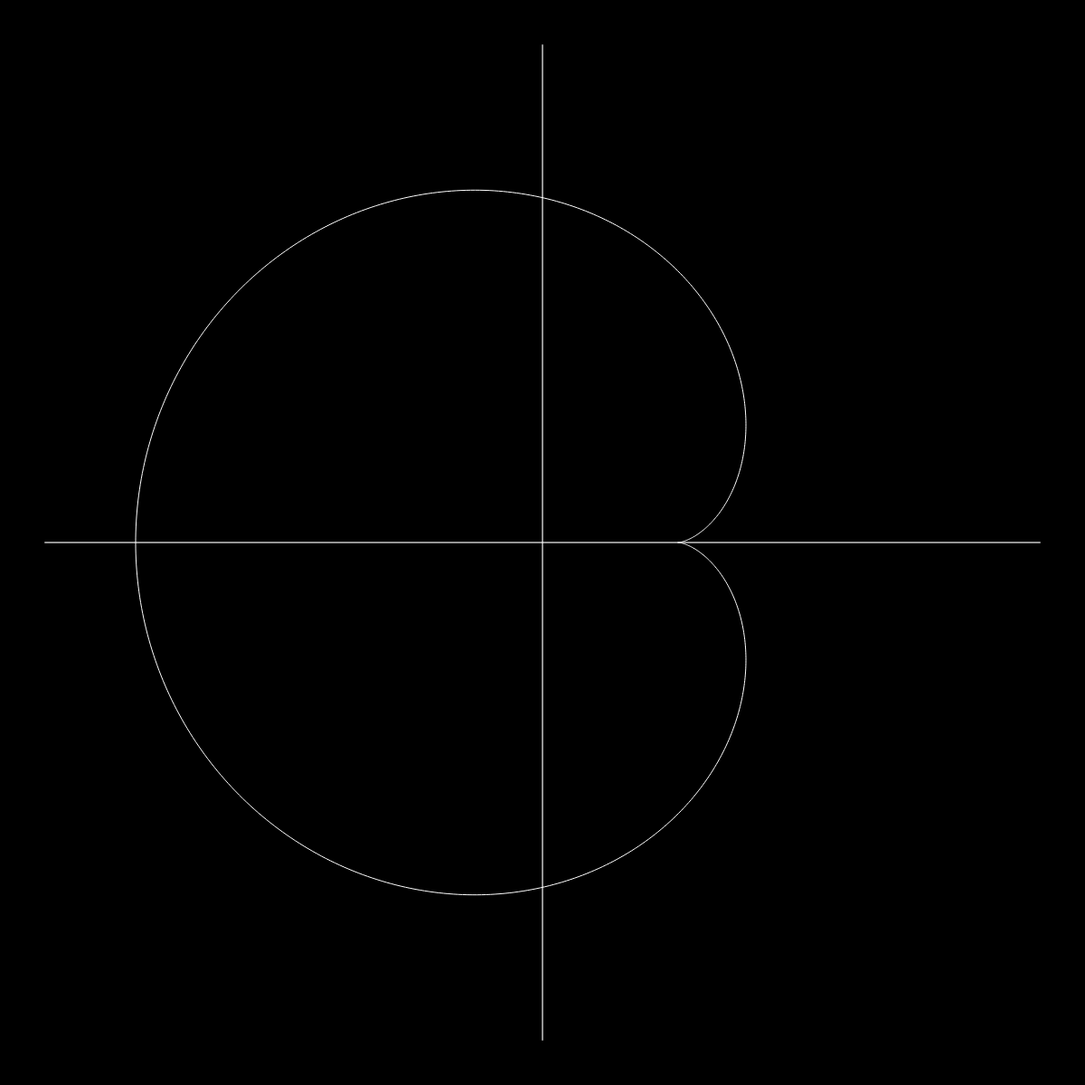
Frame 1 (no input)
Frame 2 (the mouse pressed at the canvas centre, redrawn once): identical to frame 1, image omitted

The p5.js sketch that drew this single still picture (run headless with seeded random() and noise() and a simulated clock; the mouse was pressed at the canvas centre and the sketch redrawn once):

// p5.js sketch
// ── sketch.js
function setup() {
    createCanvas(1200, 1200);
}

function draw() {
    background(0);
    translate(width / 2, height / 2);

    drawAxis();

    stroke(255);
    noFill();

    beginShape();
    for (let t = 0 ; t < 2 * PI; t += 0.01) {
        let x = (2 * cos(t) - cos(2 * t)) * width / 8;
        let y = (2 * sin(t) - sin(2 * t)) * width / 8;

        vertex(x, y)
        print(x, y)
    }
    endShape();

    noLoop();
}

function drawAxis(){
    push()
    stroke(255, 150);
    strokeWeight(2);

    line(-width/2 + 50, 0, width/2 - 50, 0);
    line(0, -height/2 + 50, 0, height/2 - 50);
    pop()
}
